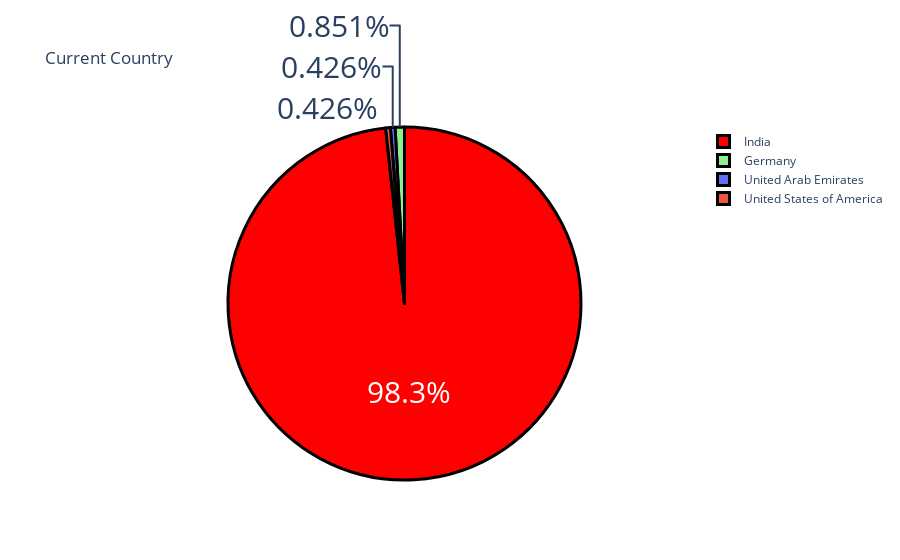

The notebook cell this image was saved under:
### Code cell
country = data["Your Current Country."].value_counts()
label = country.index
counts = country.values
colors = ["red","lightgreen"]

fig = go.Figure(data = [go.Pie(labels = label,values = counts)])
fig.update_layout(title_text = "Current Country")

fig.update_traces(hoverinfo = "label+value",
                 textinfo = "percent",
                 textfont_size = 30,
                 marker = dict(colors = colors,
                              line = dict(color="black",
                                         width = 3)))
fig.show()

### Figure 1 — Plotly figure (JSON) as saved in the notebook; plotly's stock layout.template omitted (floating-point values rounded to 4 significant figures)
{"data": [{"hoverinfo": "label+value", "labels": ["India", "Germany", "United Arab Emirates", "United States of America"], "marker": {"colors": ["red", "lightgreen"], "line": {"color": "black", "width": 3}}, "textfont": {"size": 30}, "textinfo": "percent", "type": "pie", "values": [231, 2, 1, 1]}], "layout": {"autosize": true, "title": {"text": "Current Country"}}}
